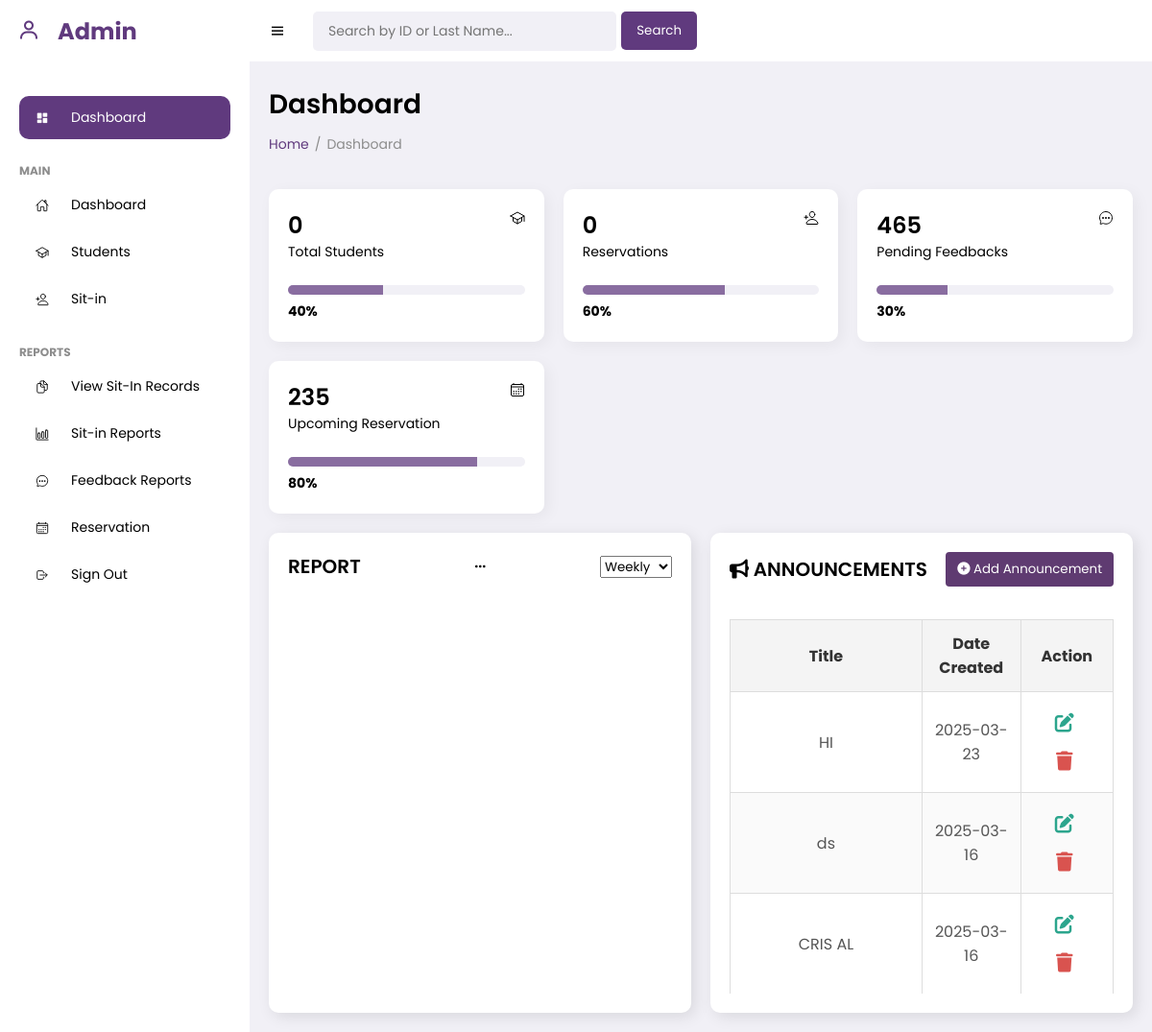
/admin_dashboard (signed in), run on the app's committed database.
### tables this page shows
CREATE TABLE announcements (
    id INTEGER PRIMARY KEY AUTOINCREMENT,
    title TEXT NOT NULL,
    content TEXT NOT NULL,
    date_posted DATETIME);

### app.py (the view)
@app.route("/admin_dashboard")
def admin_dashboard():
    if "user" not in session or not dbhelper.is_admin(session["user"]):
        return redirect("/login")
    announcements = dbhelper.get_announcements()
    return render_template("admin_dashboard.html", announcements=announcements)

### app.py (called while the page is built)
@app.after_request
def disable_cache(response):
    response.headers['Cache-Control'] = 'no-store, no-cache, must-revalidate, post-check=0, pre-check=0'
    response.headers['Pragma'] = 'no-cache'
    response.headers['Expires'] = '0'
    return response

### dbhelper.py (called while the page is built)
def getprocess(sql: str, params: tuple = ()) -> list:
    db = connect(database)
    cursor: object = db.cursor()
    cursor.row_factory = Row
    cursor.execute(sql, params)
    data: list = cursor.fetchall()
    db.close()
    return [dict(row) for row in data]

def is_admin(username: str) -> bool:
    sql = "SELECT is_admin FROM users WHERE username = ?"
    result = getprocess(sql, (username,))
    return result[0]["is_admin"] == 1 if result else False

def get_announcements() -> list:
    sql = "SELECT id, title, content, date_posted FROM announcements ORDER BY date_posted DESC, id DESC"
    announcements = getprocess(sql)
    print(f"Fetched announcements: {announcements}")
    return announcements

### templates/admin_dashboard.html (shortened to what this page needs)
<!DOCTYPE html>
<html lang="en">
<head>
	<link href='https://unpkg.com/boxicons@2.0.9/css/boxicons.min.css' rel='stylesheet'>
    <link rel="stylesheet" href="../static/admin_dashboard.css">
	<link rel="stylesheet" href="https://cdn.datatables.net/1.13.4/css/jquery.dataTables.min.css">
</head>
<body>
	<section id="sidebar">
		<a href="#" class="brand"><i class='bx bx-user icon'></i> Admin </a>
		<ul class="side-menu">
			<li><a href="#" class="active"><i class='bx bxs-dashboard icon' ></i> Dashboard</a></li>
			<li class="divider" data-text="main">Main</li>
			<li>
				<a href="#">
                    <span class="icon">
                        <ion-icon name="home-outline"></ion-icon>
                    </span>
                    <span class="title">Dashboard</span>
                </a>
			</li>
			<li>
                <a href="{{ url_for('admin_students') }}">
                    <span class="icon">
                        <ion-icon name="school-outline"></ion-icon>
                    </span>
                    <span class="title">Students</span>
                </a>
            </li>
			<li>
                <a href="{{ url_for('admin_sit_in') }}">
                    <span class="icon">
                        <ion-icon name="person-add-outline"></ion-icon>
                    </span>
                    <span class="title">Sit-in</span>
                </a>
            </li>
			<li class="divider" data-text="Reports">Reports</li>
			<li>
                <a href="{{ url_for('view_sit_record') }}">
                    <span class="icon">
                        <ion-icon name="documents-outline"></ion-icon>
                    </span>
                    <span class="title">View Sit-In Records</span>
                </a>
            </li>
			<li>
				<a href="#">
                    <span class="icon">
                        <ion-icon name="bar-chart-outline"></ion-icon>
                    </span>
                    <span class="title">Sit-in Reports</span>
                </a>
			</li>
            <li>
                <a href="#">
                    <span class="icon">
                        <ion-icon name="chatbubble-ellipses-outline"></ion-icon>
                    </span>
                    <span class="title">Feedback Reports</span>
                </a>
            </li>
            <li>
                <a href="#">
                    <span class="icon">
                        <ion-icon name="calendar-outline"></ion-icon>
                    </span>
                    <span class="title">Reservation</span>
                </a>
            </li>
            <li>
                <a href="{{ url_for('logout') }}">
                    <span class="icon">
                        <ion-icon name="log-out-outline"></ion-icon>
                    </span>
                    <span class="title">Sign Out</span>
                </a>
            </li>
		</ul>
	</section>
	<section id="content">
		<nav>
			<i class='bx bx-menu toggle-sidebar'></i>
			<form id="searchForm">
				<div class="form-group">
					<input type="text" id="searchInput" placeholder="Search by ID or Last Name...">
					<button type="button" id="searchBtn" class="search-btn">Search</button>
				</div>
			</form>
		</nav>
		<main>
			<h1 class="title">Dashboard</h1>
			<ul class="breadcrumbs">
				<li><a href="#">Home</a></li>
				<li class="divider">/</li>
				<li><a href="#" class="active">Dashboard</a></li>
			</ul>
			<div class="info-data">
				<div class="card">
					<div class="head">
						<div>
							<h2 id="total-students">0</h2>
							<p>Total Students</p>
						</div>
						<div class="iconBx">
							<ion-icon name="school-outline"></ion-icon>
						</div>
					</div>
					<span class="progress" data-value="40%" ></span>
					<span class="label">40%</span>
				</div>
				<div class="card">
					<div class="head">
						<div>
							<h2 id="total-reservations">0</h2>
							<p>Reservations</p>
						</div>
						<div class="iconBx">
							<ion-icon name="person-add-outline"></ion-icon>
						</div>
					</div>
					<span class="progress" data-value="60%" id="reservations-progress"></span>
					<span class="label" id="reservations-label">60%</span>
				</div>
				<div class="card">
					<div class="head">
						<div>
							<h2>465</h2>
							<p>Pending Feedbacks</p>
						</div>
                        <div class="iconBx">
                            <ion-icon name="chatbubble-ellipses-outline"></ion-icon>
                        </div>
					</div>
					<span class="progress" data-value="30%"></span>
					<span class="label">30%</span>
				</div>
				<div class="card">
					<div class="head">
						<div>
							<h2>235</h2>
							<p>Upcoming Reservation</p>
						</div>
                        <div class="iconBx">
                            <ion-icon name="calendar-outline"></ion-icon>
                        </div>
					</div>
					<span class="progress" data-value="80%"></span>
					<span class="label">80%</span>
				</div>
			</div>
			<div class="data">
				<div class="content-data">
					<div class="head">
						<h3>REPORT</h3>
						<div class="menu">
							<i class='bx bx-dots-horizontal-rounded icon'></i>
						</div>
						<select id="timePeriod">
							<option value="weekly">Weekly</option>
						</select>
					</div>
				</div>
				<div class="content-data">
					<div class="head">
						<h3><i class="fas fa-bullhorn"></i> ANNOUNCEMENTS</h3>
						<button id="openModal" class="btn btn-add"><i class="fas fa-plus-circle"></i> Add Announcement</button>
					</div>
					<div id="announcementList" style="max-height: 400px; overflow-y: auto;">
						<table id="announcementTable" class="announcement-table">
							<thead>
								<tr>
									<th style="text-align: center;">Title</th>
									<th style="text-align: center;">Date Created</th>
									<th style="text-align: center;">Action</th>
								</tr>
							</thead>
							<tbody id="announcementBody" style="text-align: center;">
								{% if announcements %}
									{% for ann in announcements %}
										<tr id="announcementRow-{{ ann.id }}"  class="announcement-row" data-id="{{ ann.id }}" data-title="{{ ann.title }}" data-content="{{ ann.content }}"  data-date-posted="{{ ann.date_posted }}" style="text-align: center; cursor: pointer;">
											<td style="text-align: center;">{{ ann.title }}</td>
											<td style="text-align: center;">{{ ann.date_posted[:10] }}</td>
											<td style="text-align: center;">
												<button class="btn-icon edit-btn" onclick="event.stopPropagation();  editAnnouncement('{{ ann.id }}')">
													<i class="fas fa-edit"></i>
												</button>
												<button class="btn-icon delete-btn" onclick="event.stopPropagation(); deleteAnnouncement('{{ ann.id }}')">
													<i class="fas fa-trash"></i>
												</button>
											</td>
										</tr>
									{% endfor %}
								{% else %}
									<tr>
										<td colspan="3">No announcements available.</td>
									</tr>
								{% endif %}
							</tbody>
						</table>
					</div>
				</div>
			</div>
		</main>
	</section>
</body>
</html>

### data on the page
announcements: title "HI", date_posted "2025-03-23"
announcements: title "ds", date_posted "2025-03-16"
announcements: title "CRIS AL", date_posted "2025-03-16"
